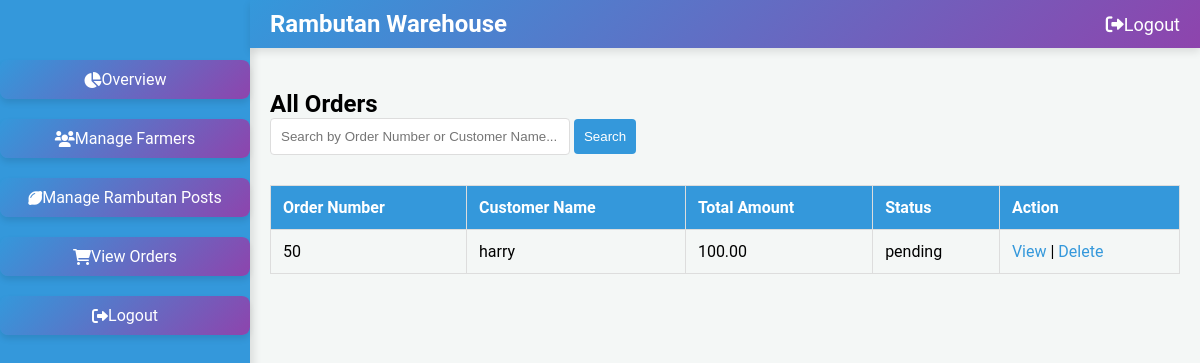
/orders/, run on an earlier commit of the app's database.
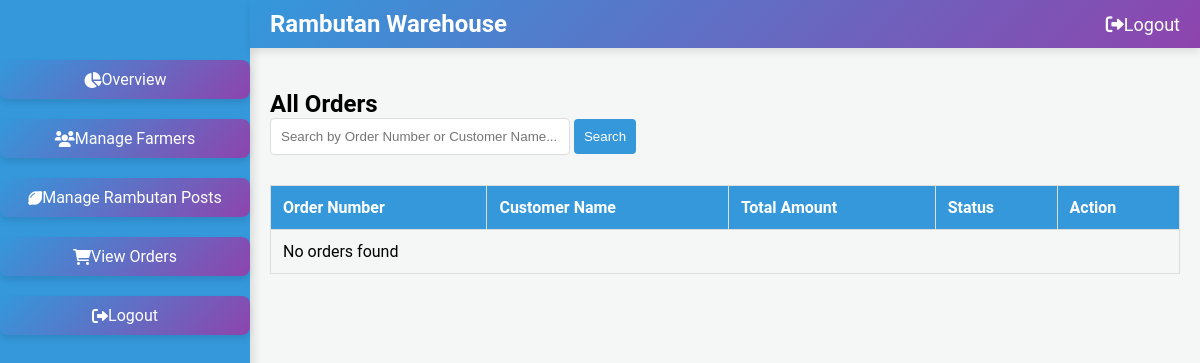
And on a later commit of the database.
### warehouse/models.py (models this page shows, shortened)
class Order(models.Model):
    billing_detail = models.ForeignKey(BillingDetail, on_delete=models.CASCADE, related_name='orders')
    user = models.ForeignKey(settings.AUTH_USER_MODEL, on_delete=models.CASCADE, related_name='orders')
    total_amount = models.DecimalField(max_digits=10, decimal_places=2)
    payment_method = models.CharField(max_length=50)
    order_number = models.AutoField(primary_key=True)
    created_at = models.DateTimeField(default=timezone.now)
    STATUS_CHOICES = [
        ('cancelled','cancelled'),
        ('pending', 'Pending'),
        ('processed', 'Processed'),
        ('shipped', 'Shipped'),
        ('delivered', 'Delivered')
    ]
    order_status = models.CharField(max_length=20, choices=STATUS_CHOICES, default='pending')
    class Meta:
        ordering = ['-created_at']

class Registeruser(AbstractUser):
    username = models.EmailField(unique=True)
    name = models.CharField(max_length=50,default='noname')
    contact = models.CharField(max_length=250, blank=True)
    address = models.CharField(max_length=250, blank=True)
    place = models.CharField(max_length=100, blank=True)
    role = models.CharField(max_length=10, choices=ROLE_CHOICES)
    groups = models.ManyToManyField(
        Group,
        related_name='registeruser_set',  # Custom related_name
        blank=True,
        help_text='The groups this user belongs to. A user will get all permissions granted to each of their groups.'
    )
    user_permissions = models.ManyToManyField(
        Permission,
        related_name='registeruser_set',  # Custom related_name
        blank=True,
        help_text='Specific permissions for this user.'
    )

### warehouse/views.py (the view)
# urls.py: path('orders/', views.view_orders, name='view_orders'),
def view_orders(request):
    query = request.GET.get('search', '')
    if query:
        orders = Order.objects.filter(
            Q(order_number__icontains=query) | Q(customer__name__icontains=query)
        )
    else:
        orders = Order.objects.all()
    return render(request, 'view_orders.html', {'orders': orders})

### warehouse/templates/view_orders.html (shortened to what this page needs)
{% load static %}
<!DOCTYPE html>
<html lang="en">
<head>
    <link rel="stylesheet" href="https://cdnjs.cloudflare.com/ajax/libs/font-awesome/6.0.0-beta3/css/all.min.css">
   <link href="https://cdn.jsdelivr.net/npm/sweetalert2@11/dist/sweetalert2.min.css" rel="stylesheet">
</head>
<body>
    <div class="sidebar">
        <ul>
            <li><a href="{% url 'admin_dashboard' %}"><i class="fas fa-chart-pie"></i> Overview</a></li>
            <li><a href="{% url 'manage_farmers' %}"><i class="fas fa-users"></i> Manage Farmers</a></li>
            <li><a href="{% url 'manage_rambutan_posts' %}"><i class="fas fa-lemon"></i> Manage Rambutan Posts</a></li>
            <li><a href="{% url 'view_orders' %}"><i class="fas fa-shopping-cart"></i> View Orders</a></li>
            <li><a href="{% url 'logout' %}"><i class="fas fa-sign-out-alt"></i> Logout</a></li>
        </ul>
    </div>
    <div class="top-navbar">
        <div class="logo">
            <span class="logo-text">Rambutan Warehouse</span>
        </div>
        <ul>
            <li><a href="{% url 'logout' %}"><i class="fa fa-sign-out-alt"></i> Logout</a></li>
        </ul>
    </div>
    <div class="main">
        <h2>All Orders</h2>
        <div class="search-container">
            <form method="GET" action="">
                <input type="text" name="search" placeholder="Search by Order Number or Customer Name...">
                <button type="submit">Search</button>
            </form>
        </div>
        <div class="table-container">
            <table>
                <tr>
                    <th>Order Number</th>
                    <th>Customer Name</th>
                    <th>Total Amount</th>
                    <th>Status</th>
                    <th>Action</th>
                </tr>
                {% for order in orders %}
                <tr>
                    <td>{{ order.order_number }}</td>
                    <td>{{ order.user.name }}</td>
                    <td>{{ order.total_amount }}</td>
                    <td>pending</td>
                    <td>
                        {% if order.order_number %}
                            <a href="{% url 'view_order_detail' order.order_number %}">View</a> |
                            <a href="{% url 'delete_order' order.order_number %}" onclick="return confirm('Are you sure you want to delete this order?');">Delete</a>
                        {% else %}
                            <span>No ID Available</span>
                        {% endif %}
                    </td>
                </tr>
                {% empty %}
                <tr>
                    <td colspan="5">No orders found</td>
                </tr>
                {% endfor %}
            </table>
        </div>
    </div>
</body>
</html>

What changed in the data, as far as the page shows it:
removed Order: order_number "50", user.name "harry", total_amount "100.00", shows "View"
Also different on the page:
text now shown: "No orders found"
